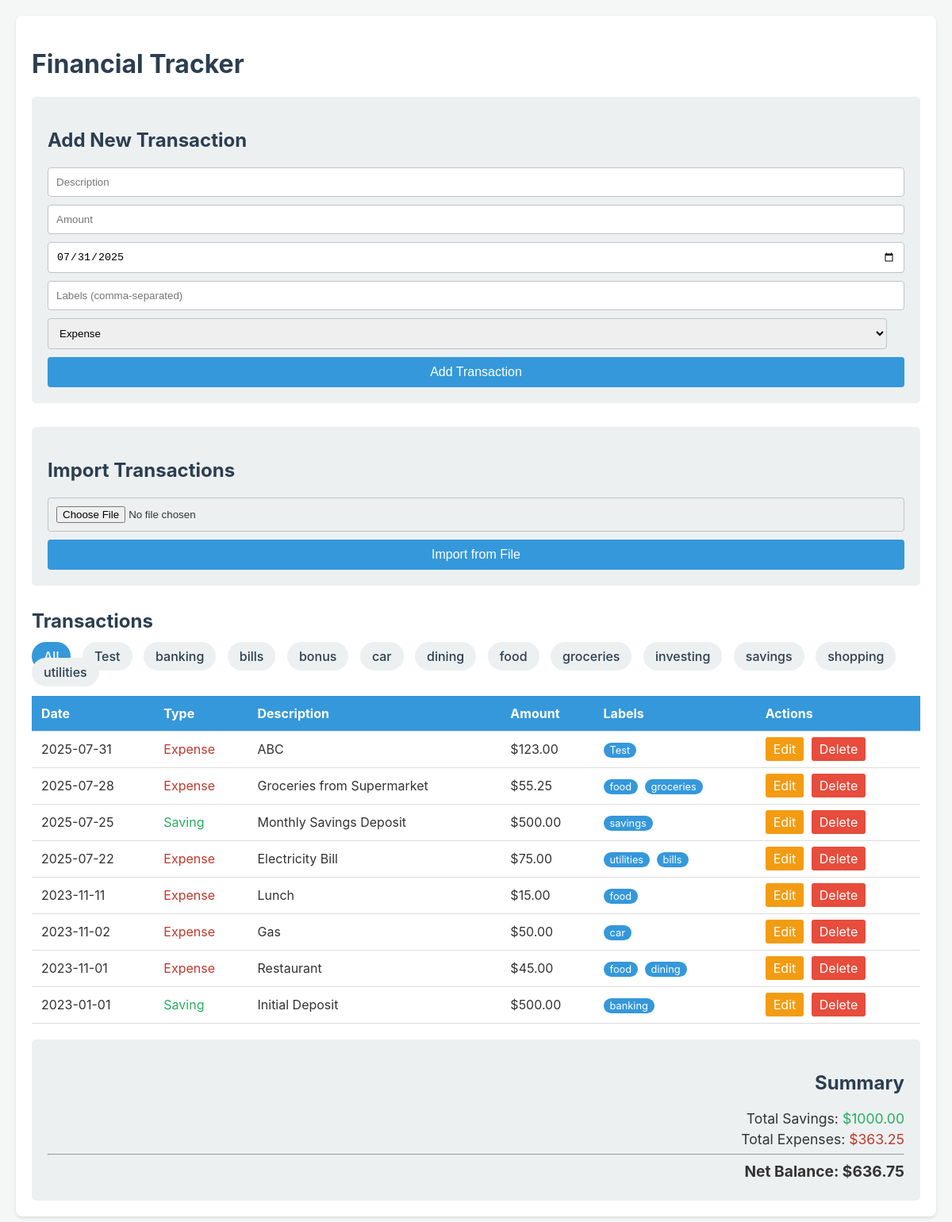
The page / on the database its author committed.
### tables this page shows
CREATE TABLE labels (
                id INTEGER PRIMARY KEY AUTOINCREMENT,
                name TEXT NOT NULL UNIQUE
            );

CREATE TABLE transactions (
                id INTEGER PRIMARY KEY AUTOINCREMENT,
                type TEXT NOT NULL CHECK(type IN ('expense', 'saving')),
                description TEXT NOT NULL,
                amount REAL NOT NULL,
                transaction_date TEXT,
                timestamp DATETIME DEFAULT CURRENT_TIMESTAMP
            );

### app.py (the view)
@app.route('/')
def index():
    label_filter = request.args.get('label')
    transactions = get_transactions_db(label_filter=label_filter)
    labels = get_all_labels_db()
    total_savings = sum(t['amount'] for t in transactions if t['type'] == 'saving')
    total_expenses = sum(t['amount'] for t in transactions if t['type'] == 'expense')
    net_balance = total_savings - total_expenses
    totals = {
        'savings': total_savings,
        'expenses': total_expenses,
        'net': net_balance
    }
    today = datetime.date.today().isoformat()
    return render_template('index.html', transactions=transactions, totals=totals, today=today, labels=labels, selected_label=label_filter)

### app.py (called while the page is built)
def create_connection():
    conn = None
    try:
        conn = sqlite3.connect('finance.db', check_same_thread=False)
    except Error as e:
        print(e)
    return conn

def get_all_labels_db():
    conn = create_connection()
    try:
        conn.row_factory = sqlite3.Row
        cur = conn.cursor()
        cur.execute("SELECT id, name FROM labels ORDER BY name")
        rows = cur.fetchall()
        return rows
    except Error as e:
        print(f"Failed to retrieve labels: {e}")
        return []
    finally:
        if conn:
            conn.close()

### templates/index.html (shortened to what this page needs)
<!DOCTYPE html>
<html lang="en">
<head>
</head>
<body>
    <div class="container">
        <h1>Financial Tracker</h1>
        <form action="/add" method="post">
            <h2>Add New Transaction</h2>
            <input type="text" name="description" placeholder="Description" required>
            <input type="number" name="amount" placeholder="Amount" step="0.01" min="0.01" required>
            <input type="date" name="transaction_date" value="{{ today }}" required>
            <input type="text" name="labels" placeholder="Labels (comma-separated)">
            <select name="type">
                <option value="expense">Expense</option>
            </select>
            <button type="submit">Add Transaction</button>
        </form>
        <form action="/import" method="post" enctype="multipart/form-data">
            <h2>Import Transactions</h2>
            <input type="file" name="file" accept=".json,.csv" required>
            <button type="submit">Import from File</button>
        </form>
        <h2>Transactions</h2>
        <div class="filter-container">
            <a href="{{ url_for('index') }}" class="{{ 'active' if not selected_label else '' }}">All</a>
            {% for label in labels %}
            <a href="{{ url_for('index', label=label.name) }}" class="{{ 'active' if selected_label == label.name else '' }}">{{ label.name }}</a>
            {% endfor %}
        </div>
        <table>
            <thead>
                <tr>
                    <th>Date</th>
                    <th>Type</th>
                    <th>Description</th>
                    <th>Amount</th>
                    <th>Labels</th>
                    <th>Actions</th>
                </tr>
            </thead>
            <tbody>
                {% for transaction in transactions %}
                <tr>
                    <td>{{ transaction.transaction_date }}</td>
                    <td class="{{ transaction.type }}">{{ transaction.type.capitalize() }}</td>
                    <td>{{ transaction.description }}</td>
                    <td>${{ "%.2f"|format(transaction.amount) }}</td>
                    <td>
                        {% if transaction.labels %}
                            {% for label in transaction.labels.split(',') %}
                                <span class="label">{{ label }}</span>
                            {% endfor %}
                        {% endif %}
                    </td>
                    <td class="actions">
                        <a href="{{ url_for('edit_transaction_route', trans_id=transaction.id) }}" class="edit-btn">Edit</a>
                        <a href="{{ url_for('delete_transaction_route', trans_id=transaction.id) }}" class="delete-btn" onclick="return confirm('Are you sure you want to delete this item?');">Delete</a>
                    </td>
                </tr>
                {% endfor %}
            </tbody>
        </table>
        <div class="summary">
            <h2>Summary</h2>
            <p>Total Savings: <span class="saving">${{ "%.2f"|format(totals.savings) }}</span></p>
            <p>Total Expenses: <span class="expense">${{ "%.2f"|format(totals.expenses) }}</span></p>
            <hr>
            <p class="net-balance">Net Balance: <span>${{ "%.2f"|format(totals.net) }}</span></p>
        </div>
    </div>
</body>
</html>

### templates/index.html (style rules this page uses)
body { font-family: -apple-system, BlinkMacSystemFont, "Segoe UI", Roboto, "Helvetica Neue", Arial, sans-serif; background-color: #f4f7f6; color: #333; margin: 0; padding: 20px; }
.container { max-width: 1300px; margin: auto; background: #fff; padding: 20px; border-radius: 8px; box-shadow: 0 2px 4px rgba(0,0,0,0.1); }
h1, h2 { color: #2c3e50; }
form { margin-bottom: 30px; padding: 20px; background-color: #ecf0f1; border-radius: 5px; }
form input, form select { width: calc(100% - 22px); padding: 10px; margin-bottom: 10px; border: 1px solid #bdc3c7; border-radius: 4px; }
form button { width: 100%; padding: 10px; border: none; background-color: #3498db; color: white; font-size: 16px; border-radius: 4px; cursor: pointer; }
table { width: 100%; border-collapse: collapse; margin-bottom: 20px; }
th, td { text-align: left; padding: 12px; border-bottom: 1px solid #ddd; }
th { background-color: #3498db; color: white; }
.expense { color: #c0392b; }
.saving { color: #27ae60; }
.summary { padding: 20px; background: #ecf0f1; border-radius: 5px; text-align: right; }
.summary p { margin: 5px 0; font-size: 1.1em; }
.summary .net-balance { font-weight: bold; font-size: 1.2em; }
.actions a { text-decoration: none; padding: 5px 10px; margin-right: 5px; border-radius: 3px; color: white; }
.edit-btn { background-color: #f39c12; }
.delete-btn { background-color: #e74c3c; }
.label { display: inline-block; background-color: #3498db; color: white; padding: 2px 8px; border-radius: 12px; font-size: 0.8em; margin-right: 4px; }
.filter-container { margin-bottom: 20px; }
.filter-container a { text-decoration: none; padding: 8px 15px; margin-right: 10px; border-radius: 20px; background-color: #ecf0f1; color: #2c3e50; font-weight: 500; }
.filter-container a.active { background-color: #3498db; color: white; }

### rows shown on the page
labels: name "Test"
labels: name "banking"
labels: name "bills"
labels: name "bonus"
labels: name "car"
labels: name "dining"
labels: name "food"
labels: name "groceries"
labels: name "investing"
labels: name "savings"
labels: name "shopping"
labels: name "utilities"
transactions: amount "123.00", label "Test"
transactions: amount "55.25", label "food" "groceries"
transactions: amount "500.00", label "savings"
transactions: amount "75.00", label "utilities" "bills"
transactions: amount "15.00", label "food"
transactions: amount "50.00", label "car"
transactions: amount "45.00", label "food" "dining"
transactions: amount "500.00", label "banking"

### other values the page prints
{{ "%.2f"|format(totals.savings) }} "1000.00"
{{ "%.2f"|format(totals.expenses) }} "363.25"
{{ "%.2f"|format(totals.net) }} "636.75"
